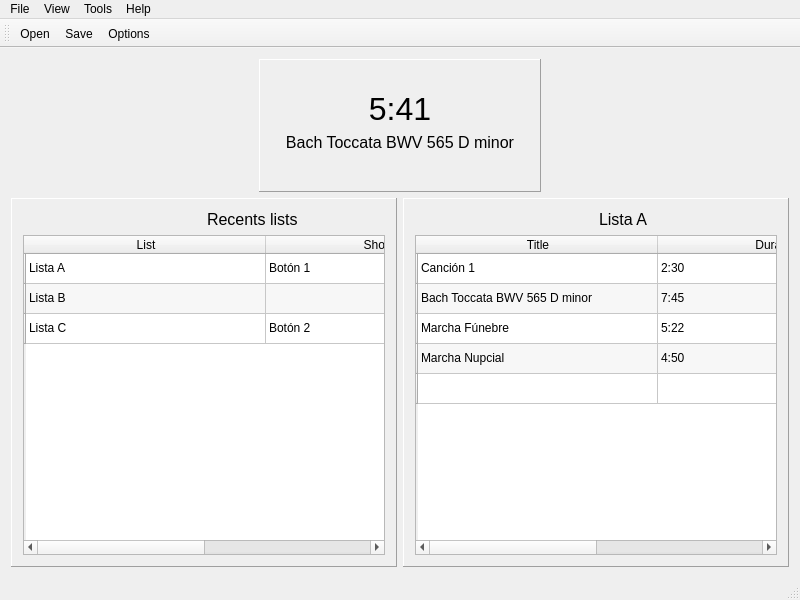
<?xml version="1.0" encoding="UTF-8"?>
<ui version="4.0">
 <class>MainWindow</class>
 <widget class="QMainWindow" name="MainWindow">
  <property name="geometry">
   <rect>
    <x>0</x>
    <y>0</y>
    <width>800</width>
    <height>600</height>
   </rect>
  </property>
  <property name="minimumSize">
   <size>
    <width>400</width>
    <height>300</height>
   </size>
  </property>
  <property name="windowTitle">
   <string>Organ control</string>
  </property>
  <property name="windowIcon">
   <iconset>
    <normaloff>:/icons/sound.png</normaloff>:/icons/sound.png</iconset>
  </property>
  <widget class="QWidget" name="centralWidget">
   <layout class="QVBoxLayout" name="verticalLayout_4">
    <item>
     <layout class="QHBoxLayout" name="horizontalLayout_4">
      <item>
       <spacer name="horizontalSpacer_3">
        <property name="orientation">
         <enum>Qt::Horizontal</enum>
        </property>
        <property name="sizeHint" stdset="0">
         <size>
          <width>40</width>
          <height>20</height>
         </size>
        </property>
       </spacer>
      </item>
      <item>
       <widget class="QFrame" name="frame">
        <property name="frameShape">
         <enum>QFrame::Panel</enum>
        </property>
        <property name="frameShadow">
         <enum>QFrame::Raised</enum>
        </property>
        <layout class="QVBoxLayout" name="verticalLayout_2">
         <item>
          <widget class="QLabel" name="label_2">
           <property name="sizePolicy">
            <sizepolicy hsizetype="Preferred" vsizetype="Preferred">
             <horstretch>0</horstretch>
             <verstretch>0</verstretch>
            </sizepolicy>
           </property>
           <property name="pixmap">
            <pixmap>:/icons/sound.png</pixmap>
           </property>
           <property name="scaledContents">
            <bool>false</bool>
           </property>
           <property name="alignment">
            <set>Qt::AlignCenter</set>
           </property>
          </widget>
         </item>
         <item>
          <widget class="QLabel" name="lbTime">
           <property name="font">
            <font>
             <pointsize>24</pointsize>
            </font>
           </property>
           <property name="text">
            <string>5:41</string>
           </property>
           <property name="alignment">
            <set>Qt::AlignCenter</set>
           </property>
          </widget>
         </item>
         <item>
          <widget class="QLabel" name="lbTitle">
           <property name="font">
            <font>
             <pointsize>12</pointsize>
            </font>
           </property>
           <property name="text">
            <string>Bach Toccata BWV 565 D minor</string>
           </property>
           <property name="alignment">
            <set>Qt::AlignCenter</set>
           </property>
          </widget>
         </item>
         <item>
          <layout class="QHBoxLayout" name="horizontalLayout">
           <item>
            <spacer name="horizontalSpacer">
             <property name="orientation">
              <enum>Qt::Horizontal</enum>
             </property>
             <property name="sizeHint" stdset="0">
              <size>
               <width>40</width>
               <height>20</height>
              </size>
             </property>
            </spacer>
           </item>
           <item>
            <widget class="QPushButton" name="btRewind">
             <property name="sizePolicy">
              <sizepolicy hsizetype="Minimum" vsizetype="Fixed">
               <horstretch>0</horstretch>
               <verstretch>0</verstretch>
              </sizepolicy>
             </property>
             <property name="icon">
              <iconset>
               <normaloff>:/icons/rewind.png</normaloff>:/icons/rewind.png</iconset>
             </property>
             <property name="iconSize">
              <size>
               <width>32</width>
               <height>32</height>
              </size>
             </property>
             <property name="flat">
              <bool>true</bool>
             </property>
            </widget>
           </item>
           <item>
            <widget class="QPushButton" name="btPlay">
             <property name="icon">
              <iconset>
               <normaloff>:/icons/play.png</normaloff>:/icons/play.png</iconset>
             </property>
             <property name="iconSize">
              <size>
               <width>32</width>
               <height>32</height>
              </size>
             </property>
             <property name="flat">
              <bool>true</bool>
             </property>
            </widget>
           </item>
           <item>
            <widget class="QPushButton" name="btStop">
             <property name="icon">
              <iconset>
               <normaloff>:/icons/stop.png</normaloff>:/icons/stop.png</iconset>
             </property>
             <property name="iconSize">
              <size>
               <width>32</width>
               <height>32</height>
              </size>
             </property>
             <property name="flat">
              <bool>true</bool>
             </property>
            </widget>
           </item>
           <item>
            <widget class="QPushButton" name="btForward">
             <property name="icon">
              <iconset>
               <normaloff>:/icons/forward.png</normaloff>:/icons/forward.png</iconset>
             </property>
             <property name="iconSize">
              <size>
               <width>32</width>
               <height>32</height>
              </size>
             </property>
             <property name="flat">
              <bool>true</bool>
             </property>
            </widget>
           </item>
           <item>
            <spacer name="horizontalSpacer_2">
             <property name="orientation">
              <enum>Qt::Horizontal</enum>
             </property>
             <property name="sizeHint" stdset="0">
              <size>
               <width>40</width>
               <height>20</height>
              </size>
             </property>
            </spacer>
           </item>
          </layout>
         </item>
        </layout>
       </widget>
      </item>
      <item>
       <spacer name="horizontalSpacer_4">
        <property name="orientation">
         <enum>Qt::Horizontal</enum>
        </property>
        <property name="sizeHint" stdset="0">
         <size>
          <width>40</width>
          <height>20</height>
         </size>
        </property>
       </spacer>
      </item>
     </layout>
    </item>
    <item>
     <layout class="QHBoxLayout" name="horizontalLayout_3">
      <item>
       <widget class="QFrame" name="frame3">
        <property name="frameShape">
         <enum>QFrame::Panel</enum>
        </property>
        <property name="frameShadow">
         <enum>QFrame::Raised</enum>
        </property>
        <layout class="QVBoxLayout" name="verticalLayout_3">
         <item>
          <layout class="QHBoxLayout" name="horizontalLayout_5">
           <item>
            <widget class="QLabel" name="label_6">
             <property name="sizePolicy">
              <sizepolicy hsizetype="Preferred" vsizetype="Fixed">
               <horstretch>0</horstretch>
               <verstretch>0</verstretch>
              </sizepolicy>
             </property>
             <property name="text">
              <string/>
             </property>
             <property name="pixmap">
              <pixmap>:/icons/recents.png</pixmap>
             </property>
             <property name="alignment">
              <set>Qt::AlignCenter</set>
             </property>
            </widget>
           </item>
           <item>
            <widget class="QLabel" name="label_7">
             <property name="font">
              <font>
               <pointsize>12</pointsize>
              </font>
             </property>
             <property name="text">
              <string>Recents lists</string>
             </property>
            </widget>
           </item>
          </layout>
         </item>
         <item>
          <widget class="QTableWidget" name="tableWidget">
           <property name="alternatingRowColors">
            <bool>true</bool>
           </property>
           <attribute name="horizontalHeaderDefaultSectionSize">
            <number>240</number>
           </attribute>
           <attribute name="horizontalHeaderStretchLastSection">
            <bool>true</bool>
           </attribute>
           <row>
            <property name="text">
             <string/>
            </property>
           </row>
           <row>
            <property name="text">
             <string/>
            </property>
           </row>
           <row>
            <property name="text">
             <string/>
            </property>
           </row>
           <column>
            <property name="text">
             <string>List</string>
            </property>
           </column>
           <column>
            <property name="text">
             <string>Shortcut</string>
            </property>
           </column>
           <item row="0" column="0">
            <property name="text">
             <string>Lista A</string>
            </property>
           </item>
           <item row="0" column="1">
            <property name="text">
             <string>Botón 1</string>
            </property>
           </item>
           <item row="1" column="0">
            <property name="text">
             <string>Lista B</string>
            </property>
           </item>
           <item row="2" column="0">
            <property name="text">
             <string>Lista C</string>
            </property>
           </item>
           <item row="2" column="1">
            <property name="text">
             <string>Botón 2</string>
            </property>
           </item>
          </widget>
         </item>
        </layout>
       </widget>
      </item>
      <item>
       <widget class="QFrame" name="frame2">
        <property name="frameShape">
         <enum>QFrame::Panel</enum>
        </property>
        <property name="frameShadow">
         <enum>QFrame::Raised</enum>
        </property>
        <layout class="QVBoxLayout" name="verticalLayout">
         <item>
          <layout class="QHBoxLayout" name="horizontalLayout_2">
           <item>
            <widget class="QLabel" name="label">
             <property name="sizePolicy">
              <sizepolicy hsizetype="Preferred" vsizetype="Preferred">
               <horstretch>0</horstretch>
               <verstretch>0</verstretch>
              </sizepolicy>
             </property>
             <property name="pixmap">
              <pixmap>:/icons/list.png</pixmap>
             </property>
             <property name="scaledContents">
              <bool>false</bool>
             </property>
             <property name="alignment">
              <set>Qt::AlignCenter</set>
             </property>
            </widget>
           </item>
           <item>
            <widget class="QLabel" name="lbPlaylist">
             <property name="font">
              <font>
               <pointsize>12</pointsize>
              </font>
             </property>
             <property name="text">
              <string>Lista A</string>
             </property>
            </widget>
           </item>
          </layout>
         </item>
         <item>
          <widget class="QTableWidget" name="tableWidget_2">
           <property name="alternatingRowColors">
            <bool>true</bool>
           </property>
           <attribute name="horizontalHeaderDefaultSectionSize">
            <number>240</number>
           </attribute>
           <attribute name="horizontalHeaderStretchLastSection">
            <bool>true</bool>
           </attribute>
           <row>
            <property name="text">
             <string/>
            </property>
           </row>
           <row>
            <property name="text">
             <string/>
            </property>
           </row>
           <row>
            <property name="text">
             <string/>
            </property>
           </row>
           <row>
            <property name="text">
             <string/>
            </property>
           </row>
           <row>
            <property name="text">
             <string/>
            </property>
           </row>
           <column>
            <property name="text">
             <string>Title</string>
            </property>
           </column>
           <column>
            <property name="text">
             <string>Duration</string>
            </property>
           </column>
           <item row="0" column="0">
            <property name="text">
             <string>Canción 1</string>
            </property>
           </item>
           <item row="0" column="1">
            <property name="text">
             <string>2:30</string>
            </property>
           </item>
           <item row="1" column="0">
            <property name="text">
             <string>Bach Toccata BWV 565 D minor</string>
            </property>
           </item>
           <item row="1" column="1">
            <property name="text">
             <string>7:45</string>
            </property>
           </item>
           <item row="2" column="0">
            <property name="text">
             <string>Marcha Fúnebre</string>
            </property>
           </item>
           <item row="2" column="1">
            <property name="text">
             <string>5:22</string>
            </property>
           </item>
           <item row="3" column="0">
            <property name="text">
             <string>Marcha Nupcial</string>
            </property>
           </item>
           <item row="3" column="1">
            <property name="text">
             <string>4:50</string>
            </property>
           </item>
          </widget>
         </item>
        </layout>
       </widget>
      </item>
     </layout>
    </item>
   </layout>
  </widget>
  <widget class="QMenuBar" name="menuBar">
   <property name="geometry">
    <rect>
     <x>0</x>
     <y>0</y>
     <width>800</width>
     <height>21</height>
    </rect>
   </property>
   <widget class="QMenu" name="menuArchivo">
    <property name="title">
     <string>File</string>
    </property>
    <addaction name="actionOpen"/>
    <addaction name="actionSave"/>
    <addaction name="actionClose"/>
   </widget>
   <widget class="QMenu" name="menuHerramientas">
    <property name="title">
     <string>Tools</string>
    </property>
    <addaction name="actionOptions"/>
   </widget>
   <widget class="QMenu" name="menuAyudar">
    <property name="title">
     <string>Help</string>
    </property>
    <addaction name="actionAbout"/>
   </widget>
   <widget class="QMenu" name="menuView">
    <property name="title">
     <string>View</string>
    </property>
    <widget class="QMenu" name="menuLanguage">
     <property name="title">
      <string>Language</string>
     </property>
     <property name="icon">
      <iconset>
       <normaloff>:/icons/langugages.png</normaloff>:/icons/langugages.png</iconset>
     </property>
     <addaction name="actionEnglish"/>
     <addaction name="actionSpanish"/>
     <addaction name="actionItalian"/>
    </widget>
    <addaction name="menuLanguage"/>
   </widget>
   <addaction name="menuArchivo"/>
   <addaction name="menuView"/>
   <addaction name="menuHerramientas"/>
   <addaction name="menuAyudar"/>
  </widget>
  <widget class="QToolBar" name="mainToolBar">
   <attribute name="toolBarArea">
    <enum>TopToolBarArea</enum>
   </attribute>
   <attribute name="toolBarBreak">
    <bool>false</bool>
   </attribute>
   <addaction name="actionOpen"/>
   <addaction name="actionSave"/>
   <addaction name="actionOptions"/>
  </widget>
  <widget class="QStatusBar" name="statusBar"/>
  <action name="actionClose">
   <property name="icon">
    <iconset>
     <normaloff>:/icons/close.png</normaloff>:/icons/close.png</iconset>
   </property>
   <property name="text">
    <string>Close</string>
   </property>
   <property name="toolTip">
    <string>Close</string>
   </property>
  </action>
  <action name="actionOpen">
   <property name="icon">
    <iconset>
     <normaloff>:/icons/open.png</normaloff>:/icons/open.png</iconset>
   </property>
   <property name="text">
    <string>Open</string>
   </property>
   <property name="toolTip">
    <string>Open</string>
   </property>
  </action>
  <action name="actionSave">
   <property name="icon">
    <iconset>
     <normaloff>:/icons/save.png</normaloff>:/icons/save.png</iconset>
   </property>
   <property name="text">
    <string>Save</string>
   </property>
   <property name="toolTip">
    <string>Save</string>
   </property>
  </action>
  <action name="actionOptions">
   <property name="icon">
    <iconset>
     <normaloff>:/icons/settings.png</normaloff>:/icons/settings.png</iconset>
   </property>
   <property name="text">
    <string>Options</string>
   </property>
   <property name="toolTip">
    <string>Options</string>
   </property>
  </action>
  <action name="actionAbout">
   <property name="icon">
    <iconset>
     <normaloff>:/icons/info.png</normaloff>:/icons/info.png</iconset>
   </property>
   <property name="text">
    <string>About</string>
   </property>
   <property name="toolTip">
    <string>About</string>
   </property>
  </action>
  <action name="actionEnglish">
   <property name="checkable">
    <bool>true</bool>
   </property>
   <property name="text">
    <string>English</string>
   </property>
  </action>
  <action name="actionSpanish">
   <property name="checkable">
    <bool>true</bool>
   </property>
   <property name="text">
    <string>Spanish</string>
   </property>
  </action>
  <action name="actionItalian">
   <property name="checkable">
    <bool>true</bool>
   </property>
   <property name="text">
    <string>Italian</string>
   </property>
  </action>
 </widget>
 <layoutdefault spacing="6" margin="11"/>
 <resources/>
 <connections>
  <connection>
   <sender>actionClose</sender>
   <signal>triggered()</signal>
   <receiver>MainWindow</receiver>
   <slot>close()</slot>
   <hints>
    <hint type="sourcelabel">
     <x>-1</x>
     <y>-1</y>
    </hint>
    <hint type="destinationlabel">
     <x>399</x>
     <y>299</y>
    </hint>
   </hints>
  </connection>
 </connections>
</ui>
